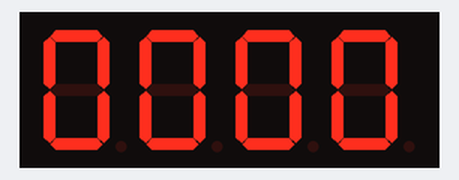
A sketch run on a simulated Arduino Uno, built with avr-gcc and run on an emulated ATmega328P. On the bench: 4-digit seven-segment display. Wiring (inferred from the names in the program): 4-digit 7-segment display, segments lit when HIGH: segments pin 2, pin 3, pin 4, pin 5, pin 6, pin 7, pin 8, pin 9; digit selects pin 10, pin 11, pin 12, pin 13. The segment pins are drawn as the display they are named for.

Above: at 0.1 s.
At 5.2 s:
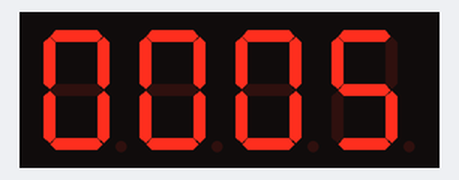
At 9.2 s:
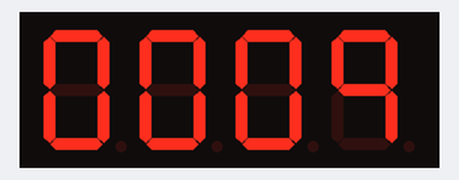
At 18.3 s:
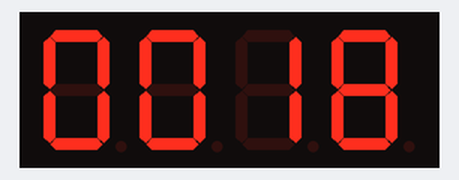
At 28.3 s:
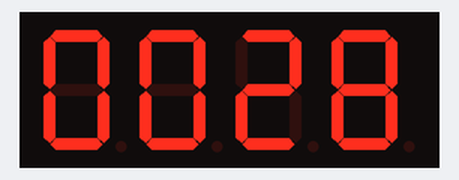
At 38.4 s:
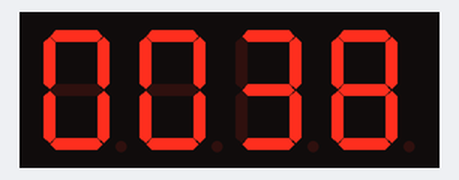

The sketch:

CH_38_08.ino
```cpp
// 0에서 9까지 숫자 표현을 위한 세그먼트 a, b, c, d, e, f, g, dp의 패턴
byte patterns[] = {
  0x3F, 0x06, 0x5B, 0x4F, 0x66, 0x6D, 0x7D, 0x27, 0x7F, 0x67
};
// 7세그먼트 연결 핀 : a, b, c, d, e, f, g, dp 순서
int pins[] = { 2, 3, 4, 5, 6, 7, 8, 9 };
int digits[] = { 10, 11, 12, 13 };    // 자리 선택핀 : D1, D2, D3, D4
const int DIGIT_DELAY = 5;

unsigned long time_previous = 0;
int INTERVAL = 1000;      // 시간 업데이트 간격
byte minutes = 0, seconds = 0;    // 현재 시각, 분과 초

// 함수 선언을 loop 함수 앞에 두면 정의는 어디에 두어도 된다.
void showFourDigitNumber(int number, bool removeLeadingZero = true);

void setup() {
  for (int i = 0; i < 4; i++) {     // 자리 선택핀을 출력으로 설정
    pinMode(digits[i], OUTPUT);
  }
  for (int i = 0; i < 8; i++) {     // 세그먼트 제어 핀을 출력으로 설정
    pinMode(pins[i], OUTPUT);
  }
}

void loop() {
  unsigned long time_current = millis();
  if (time_current - time_previous >= INTERVAL) {
    time_previous = time_current;

    seconds++;        // 초 증가
    minutes = minutes + (seconds / 60); // 분 증가
    seconds %= 60;      // 초 0~59 사이 반복
    minutes %= 60;      // 분 0~59 사이 반복
  }

  // 분과 초로 4자리 정수를 만들어 호출하고 선행 영은 없애지 않음
  showFourDigitNumber(minutes * 100 + seconds, false);
}

// pos : 출력 위치로 1에서 4 사이 값
// no : 출력할 숫자로 0에서 9 사이 값
void showOneDigitNumber(byte pos, byte no) {
  for (int i = 0; i < 4; i++) {     // 자리 선택을 모두 해제
    digitalWrite(digits[i], HIGH);
  }
  for (int i = 0; i < 8; i++) {   // 모든 세그먼트를 끔
    digitalWrite(pins[i], LOW);
  }

  for (int i = 0; i < 4; i++) {     // 공통 음극 방식
    if (i + 1 == pos) {       // 해당 자릿수의 선택 핀만 LOW로 설정
      digitalWrite(digits[i], LOW);
    }
  }
  for (int i = 0; i < 8; i++) {     // 8개 세그먼트 제어로 숫자 표시
    boolean on_off = bitRead(patterns[no], i);
    digitalWrite(pins[i], on_off);
  }
}

// number : 표시할 4자리 이하 숫자
// removeLeadingZero : 선행 영 제거 여부, 디폴트값은 제거
void showFourDigitNumber(int number, bool removeLeadingZero = true) {
  byte no[4];

  for (int i = 0; i < 4; i++) {     // 각 자릿값을 구함
    no[3 - i] = number % 10;
    number /= 10;
  }

  int firstNonZero = 0;     // 배열 인덱스와 같은 0~3 사용
  if (removeLeadingZero) {    // 선행 영 제거 옵션을 선택한 경우
    // 처음으로 영이 아닌 숫자가 나오는 위치를 찾음
    while (firstNonZero < 4 && no[firstNonZero] == 0) {
      firstNonZero++;
    }
    // 모든 자릿값이 0인 경우 한 자리는 0으로 표시
    firstNonZero = (firstNonZero < 3) ? firstNonZero : 3;
  }

  for (int i = firstNonZero; i < 4; i++) {  // 한 자리씩 출력
    showOneDigitNumber(i + 1, no[i]);
    delay(DIGIT_DELAY);
  }
}
```

Measured:
- what the display in image 0 shows lasts 1.1 s, from 0.0 s to 1.1 s
